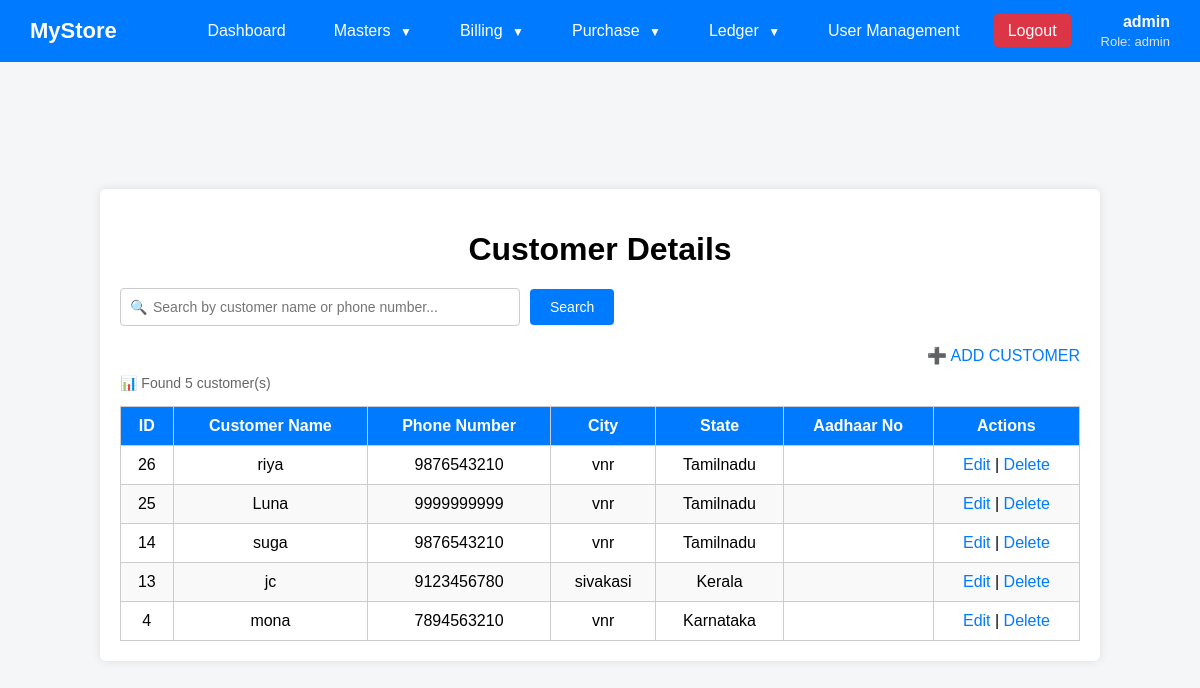
Page /customer_display.php (signed in) on the committed database.
### tables this page shows
CREATE TABLE `customers` (
  `id` int(11) NOT NULL,
  `customername` varchar(50) NOT NULL,
  `phoneno` bigint(20) NOT NULL,
  `city` varchar(50) NOT NULL,
  `state` varchar(255) DEFAULT NULL,
  `created_at` timestamp NOT NULL DEFAULT CURRENT_TIMESTAMP,
  `aadhaarno` varchar(20) NOT NULL
);

### customer_display.php (the view, shortened to what this page needs)
<?php
include "db.php";
$search = $_GET['search'] ?? "";
if (!empty($search)) {
    $sql = "SELECT * FROM customers
            WHERE customername LIKE ? OR phoneno LIKE ?
            ORDER BY created_at DESC";
    $stmt = $conn->prepare($sql);
    $like = "%$search%";
    $stmt->bind_param("ss", $like, $like);
    $stmt->execute();
    $res = $stmt->get_result();
} else {
    $res = $conn->query("select * from customers order by created_at desc");
}
?>
<!DOCTYPE html>
<html>
<head>
</head>
<body>
    <?php include "dashboard.php"; ?>
<div class="container">
    <h1>Customer Details</h1>
    <form method="get" id="searchForm">
        <div class="search-section">
            <div class="search-wrapper">
                <input type="text"
                       name="search"
                       id="searchInput"
                       class="search-input"
                       placeholder="Search by customer name or phone number..."
                       value="<?= htmlspecialchars($search) ?>"
                       autocomplete="off">
            </div>
            <button type="submit" class="search-button">Search</button>
        </div>
    </form>
    <div class="top-links">
        <a href="customers.php">➕ ADD CUSTOMER</a>
    </div>
    <div class="results-count">
        📊 Found <?= $res->num_rows ?> customer(s)
    </div>
    <table>
        <thead>
            <tr>
                <th>ID</th>
                <th>Customer Name</th>
                <th>Phone Number</th>
                <th>City</th>
                <th>State</th>
                <th>Aadhaar No</th>
                <th>Actions</th>
            </tr>
        </thead>
        <tbody>
        <?php if($res->num_rows > 0) :?>
            <?php while($row = $res->fetch_assoc()) :?>
            <tr>
                <td><?php echo $row['id']; ?></td>
                <td><?php echo htmlspecialchars($row['customername']); ?></td>
                <td><?php echo htmlspecialchars($row['phoneno']); ?></td>
                <td><?php echo htmlspecialchars($row['city']); ?></td>
                <td><?php echo htmlspecialchars($row['state']); ?></td>
                <td><?php echo htmlspecialchars($row['aadhaarno']); ?></td>
                <td>
                    <a href="edit_customer.php?id=<?php echo $row['id']; ?>">Edit</a> |
                    <a href="delete_customer.php?id=<?php echo $row['id']; ?>" onclick="return confirm('Are you sure you want to delete this customer?')">Delete</a>
                </td>
            </tr>
            <?php endwhile; ?>
        <?php endif; ?>
        </tbody>
    </table>
</div>
</body>
</html>

### dashboard.php (shortened to what this page needs)
<!DOCTYPE html>
<html>
<head>
</head>
<body>
<div class="navbar">
    <div class="logo">MyStore</div>
    <div class="nav-right">
        <ul class="nav-links">
            <li><a href="nav.php">Dashboard</a></li>
            <li class="dropdown">
                <span class="dropdown-toggle">Masters <span class="arrow">▼</span>
                </span>
            </li>
           <li class="dropdown">
                <span class="dropdown-toggle">Billing <span class="arrow">▼</span>
                </span>
            </li>
            <li class="dropdown">
                <span class="dropdown-toggle">Purchase <span class="arrow">▼</span>
                </span>
            </li>
             <li class="dropdown">
                <span class="dropdown-toggle">Ledger <span class="arrow">▼</span>
                </span>
            </li>
          <?php if(isset($_SESSION['role']) && $_SESSION['role'] == 'admin'): ?>
                <li><a href="users.php">User Management</a></li>
            <?php endif; ?>
            <li><a href="logout.php" class="logout">Logout</a></li>
        </ul>
        <div class="user-info">
            <?php
            if(isset($_SESSION['username'])) {
                echo htmlspecialchars($_SESSION['username']);
            }
            ?><br>
            <span>Role:
                <?php
                if(isset($_SESSION['role'])) {
                    echo htmlspecialchars($_SESSION['role']);
                }
                ?>
            </span>
        </div>
    </div>
</div>
</body>
</html>

### customer_display.php (style rules this page uses)
body { display: flex; justify-content: center; align-items: center; min-height: 100vh; margin: 0; background: #f0f0f0; }
.container { width: 80%; margin: 50px auto; background: white; padding: 20px; border-radius: 6px; box-shadow: 0 0 10px rgba(0,0,0,0.1); }
h1 { text-align: center; margin-bottom: 20px; }
table { width: 100%; border-collapse: collapse; }
th, td { padding: 10px; border: 1px solid #ccc; text-align: center; }
th { background: #007bff; color: white; }
tr:nth-child(even) { background: #f9f9f9; }
a { text-decoration: none; color: #007bff; }
.top-links { text-align: right; margin-bottom: 10px; }
.search-section { margin-bottom: 20px; display: flex; gap: 10px; align-items: center; flex-wrap: wrap; }
.search-wrapper { position: relative; flex: 1; max-width: 400px; }
.search-input { width: 100%; padding: 10px; border: 1px solid #ccc; border-radius: 4px; font-size: 14px; box-sizing: border-box; }
.search-button { padding: 10px 20px; background: #007bff; color: white; border: none; border-radius: 4px; cursor: pointer; font-size: 14px; }
.results-count { margin-bottom: 15px; font-size: 14px; color: #666; }
.search-wrapper::before { content: "🔍"; position: absolute; left: 10px; top: 50%; transform: translateY(-50%); font-size: 14px; color: #999; pointer-events: none; }
.search-input { padding-left: 32px; }

### dashboard.php (style rules this page uses)
body { margin: 0; font-family: Arial, sans-serif; background: #f4f6f8; padding-top: 25px; }
.navbar { position: fixed; top: 0; left: 0; width: 100%; background: #007bff; padding: 12px 30px; display: flex; justify-content: space-between; align-items: center; z-index: 1000; box-sizing: border-box; }
.logo { font-size: 22px; font-weight: bold; color: white; }
.nav-right { display: flex; align-items: center; gap: 30px; }
.nav-links { list-style: none; display: flex; gap: 20px; margin: 0; padding: 0; align-items: center; }
.nav-links li { position: relative; }
.nav-links a, .dropdown-toggle { color: white; text-decoration: none; padding: 8px 14px; border-radius: 4px; cursor: pointer; white-space: nowrap; }
.logout { background: #dc3545; }
.arrow { font-size: 12px; margin-left: 5px; }
.user-info { text-align: right; color: white; font-weight: bold; line-height: 1.2; }
.user-info span { font-size: 13px; font-weight: normal; color: #e0e0e0; }

### rows in the picture
customers: id "26", customername "riya", phoneno "9876543210", city "vnr", state "Tamilnadu"
customers: id "25", customername "Luna", phoneno "9999999999", city "vnr", state "Tamilnadu"
customers: id "14", customername "suga", phoneno "9876543210", city "vnr", state "Tamilnadu"
customers: id "13", customername "jc", phoneno "9123456780", city "sivakasi", state "Kerala"
customers: id "4", customername "mona", phoneno "7894563210", city "vnr", state "Karnataka"

### other values in the picture
$_SESSION['username'] "admin"
$_SESSION['role'] "admin"
$res->num_rows "5"
